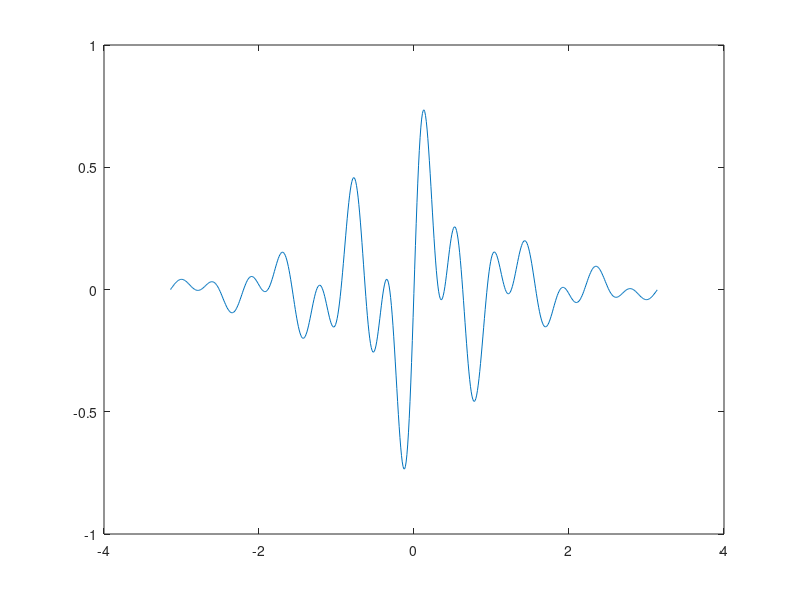

Write MATLAB code to recreate this figure.
function hw2()

x0 = fminbnd(@myFun,-pi,pi);

figure; 
x = -pi:.01:pi; 
plot(x,myFun(x));

end


function y = myFun(x);
    y = cos(4*x).*sin(10*x).*exp(-abs(x));
end

